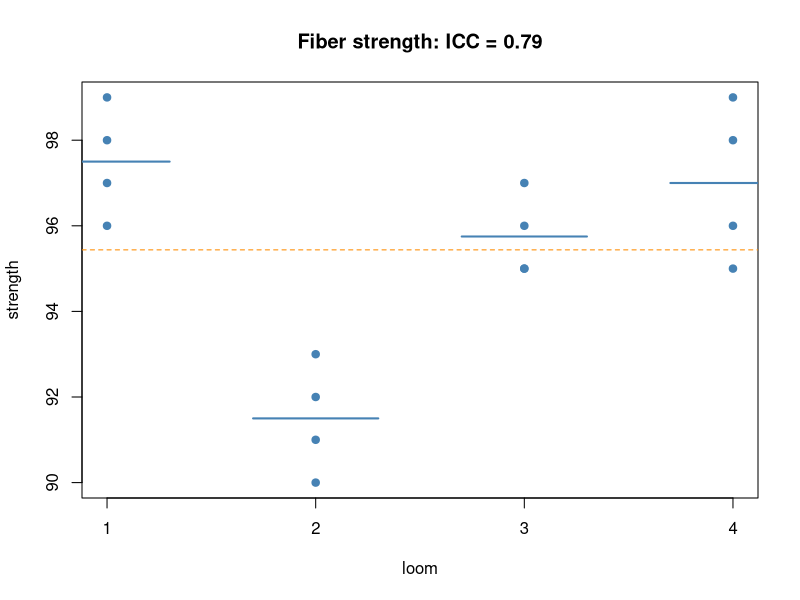

The R source for this figure:
# Fabric strength on four randomly chosen looms: random-effects analysis.
LoomData <- data.frame(Loom = factor(rep(1:4, each = 4)),
                       Obs = c(98, 97, 99, 96, 91, 90, 93, 92, 96, 95, 97, 95, 95, 96, 99, 98))
tab <- summary(aov(Obs ~ Loom, data = LoomData))[[1]]
ms <- tab[["Mean Sq"]]; n <- 4
s2 <- ms[2]; st2 <- (ms[1] - ms[2]) / n
c(sigma2 = s2, sigma2_tau = st2, ICC = st2 / (st2 + s2))
library(lme4)
summary(lmer(Obs ~ (1 | Loom), data = LoomData))
m <- tapply(LoomData$Obs, LoomData$Loom, mean)
stripchart(Obs ~ Loom, data = LoomData, vertical = TRUE, pch = 19, col = "steelblue",
           xlab = "loom", ylab = "strength", main = "Fiber strength: ICC = 0.79")
segments(1:4 - 0.3, m, 1:4 + 0.3, m, lwd = 2, col = "steelblue")
abline(h = mean(LoomData$Obs), lty = 2, col = "darkorange")
